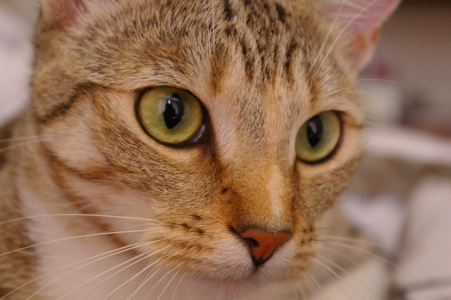
#> input picture cat_cv.tif, 451 x 300 px, found by its file name
$ jupyter execute --allow-errors '02_03_Geometric Transformations of Images.ipynb'
#> lines starting #> are read from the running program, lines starting #| are printed output that depends on the picture
# Geometric Transformations of Images
이미지의 기하학적 변환

## Goals

* Learn to apply different geometric transformation to images like translation, rotation, affine transformation etc.
* You will see these functions: `cv2.getPerspectiveTransform`

## Transformations

> ## Trnasformation이란?
> The function to conver an specific coordinate **x** into other coodinate system **x'**
특정한 좌표를 다른 좌표계로

* Rigid-body transformation : size and angle are preserved. (i.e., **Translation**, **Rotation**)
크기와 각도 보존(이동, 회전)
* Similarity transformation : angle is preserved but size can be changed. (i.e., **Scaling**)
각도는 보존 되나 크기가 달라짐(크기 조정).
* Linear transformation : Function to mapping on the vector space. It specifies homogeniety and addivity.
선형변환. 유사 변환에 크기변환,반사,기울임이 추가되고 이동변환이 제외 된다.(linear는 원점으로 가게됨.)
* Affine transformation : Linear transfomation + Translation. Function between affine spaces which preserves points, straight lines and planes.
(linear에 가장 기본적인 translation을 포함한게 affine)
여기까지는 직선은 직선으로 보전, 평행선은 평행선으로 보전됨.
* Perspective transformation (원근변환) : Affine transformation w/o the property to keep parallel lines
변환 전의 평행한 선은 변환 후 유지될 수도 있고 안될 수도 있다.
기하학적인 변환.

OpenCV provides two transformation functions,
* `cv2.warpAffine` and
Rigid, Similarity, Linear, Affine 가능
* `cv2.warpPerspective`, with which you can have all kinds of transformations.
perspective transformation 가능

`cv2.warpAffine` takes a 2x3 transformation matrix while `cv2.warpPerspective` takes a 3x3 transformation matrix as input.

translation => x축으로 a만큼, y축으로 b만큼, z축으로 c만큼 움직였다. ==> 세개의 파라미터만 있으면 됨. +rotation도 표현 가능.
2*3 이라는게 6개만 있으면(3쌍) 다 처리 가능.
=> 이 점은 여기로 갔고, 이 점은 저기로 갔고, 이 점은 쪼기로 갔어. 라는 식으로 3개의 점만 있으면 됨.
perspective는 6개의 자유도는 부족하므로 3*3인 자유도 9(실질적으로는 9-1(확대제외))로 표현 가능. 8개의 자유도를 가진다고 할 수 있음(4쌍)
=>4개의 점 필요

Warping Transformation => 직선이 곡선으로 바뀜. 비선형성.

## Scaling

Scaling is just 'resizing' of the image.

OpenCV comes with a function `cv2.resize()` for this purpose.

> **cv2.resize(img, dsize, fx, fy, interpolation)**
> * img : source image
> * dsize : desired size (specified manually), tuple (width,height)
희망하는 사이즈
> * fx : scale factor along the horizontal axis
수평
> * fy : scale factor along the vertical axis
수직
> * interpolation
보간법.  알고 있는 데이터 값들을 이용하여 모르는 값을 추정하는 방법의 한 종류

The size of the image can be specified manually, or you can specify **the scaling factor**.

Different **interpolation method**s are used.
  Preferable interpolation methods are `cv2.INTER_AREA` for **shrinking** and `cv2.INTER_CUBIC` (slow) & `cv2.INTER_LINEAR` for **zooming**.
  INTER_AREA는 가장 많이 씀. 퀄리티 괜찮음.
  shrinking(줄이기) zooming(확대축소)
  By default, interpolation method used is `cv2.INTER_LINEAR` for all resizing purposes.

  Various interpolation alogrithms are provided by opencv as follows;
  * cv2.INTER_AREA
    * It is perferred for shrinking the image size.
    shrinking 전용
  * cv2.INTER_LINEAR
    * default algorithm.
    * It is commonly used for zooming.
  * cv2.INTER_CUBIC
    * It is used for zooming with a better quality but slow.
  * cv2.INTER_NEAREST
    * Very fast but quaility is not good.
    가장 가까운 값으로 치환. 실질적으로 많이 쓰지 않음.

You can resize an input image either of following methods:

[cell 1]
import cv2
import numpy as np

img = cv2.imread('cat_cv.tif')
#> img is the input picture: shape (300, 451, 3); mean B, G, R 86.8, 111.4, 147.7

height,width,channel = img.shape
#> height = 300; width = 451; channel = 3
# height, width = img.shape[:2] #두개로 쓰겠다. 라는 뜻.

#-------------------
print("original dimension : ({}, {}, {})".format(height,width,channel))
#| original dimension : (300, 451, 3)
cv2.imshow('img',img)
zoomed_cat = cv2.resize(img,None,fx=2, fy=2, interpolation = cv2.INTER_CUBIC)
#가로 2배, 세로 2배로 늘어남.(=> 면적 4배)
#[[2,0,0],
#[0,2,0]]) 을 사용한다는 의미.

#OR

zoomed_cat2 = cv2.resize(img,(3*width, 3*height), interpolation = cv2.INTER_CUBIC)
#It is used for zooming with a better quality but slow.
#-------------------

print("modified dimension :",zoomed_cat.shape)
#| modified dimension : (600, 902, 3)
cv2.imshow('zoomed_cat2',zoomed_cat2)
# cv2_imshow(zoomed_cat)

zoomed_cat2_NN = cv2.resize(img, (2*width,2*height), interpolation = cv2.INTER_NEAREST)
#Very fast but quaility is not good. 눈 보면 티남.
cv2.imshow('zoomed_cat2_NN',zoomed_cat2_NN)
#cv2_imshow(zoomed_cat_NN)

cv2.waitKey(0)
cv2.destroyAllWindows()

[cell 2]
import cv2
import numpy as np

img = cv2.imread('cat_cv.tif', 0)
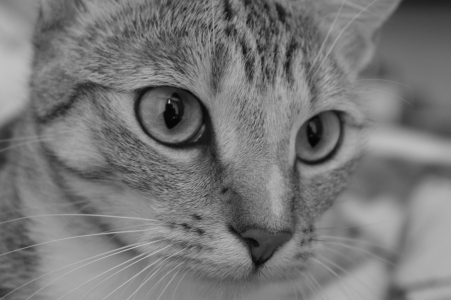
#> img: shape (300, 451); min 4, max 194, mean 119.5

def custom_zoom(src, x):
    height, width = img.shape[:2]
    zoomed_cat_NN = cv2.resize(img,None,fx=x, fy=x, interpolation = cv2.INTER_NEAREST)
    return zoomed_cat_NN

zoomed_cat2 = custom_zoom(img, 1.5)

cv2.imshow('img',img)
cv2.imshow('zoomed_cat2',zoomed_cat2)
cv2.waitKey(0)
cv2.destroyAllWindows()

## Review : Cropping

In opencv, cropping is provided by using the slicing of python. Slicing an array is just taking the array values within pariticular index range.

[cell 3]
import matplotlib.pyplot as plt

zoomed_cat_NN = cv2.resize(img, (2*width,2*height), interpolation = cv2.INTER_NEAREST)
#> zoomed_cat_NN: shape (600, 902)
#위에서 정의 안해줘서 2배로 새로 정의해줌

zoomed_cat = cv2.cvtColor(zoomed_cat,cv2.COLOR_RGB2BGR)
zoomed_cat_NN = cv2.cvtColor(zoomed_cat_NN,cv2.COLOR_RGB2BGR)
#> zoomed_cat_NN: shape (600, 902, 3)

cropped_img0 = zoomed_cat[150:300,250:450]
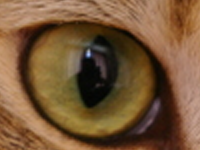
#> cropped_img0: shape (150, 200, 3); mean R, G, B 118.5, 86.7, 55.5
#cv2_imshow(cropped_img0)
cropped_img1 = zoomed_cat_NN[150:300,250:450]
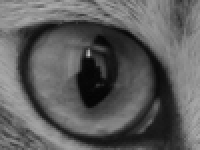
#> cropped_img1: shape (150, 200, 3); min 4, max 185, mean 92.7
#cv2_imshow(cropped_img1)

plt.figure(figsize=(12,12))
plt.subplot(121); plt.imshow(cropped_img0) # expects distored color
plt.subplot(122); plt.imshow(cropped_img1) # expects true color
#화질은 cat>NN 따라서 img0>>img1(왼쪽이 화질이 더 좋음.)
plt.show()
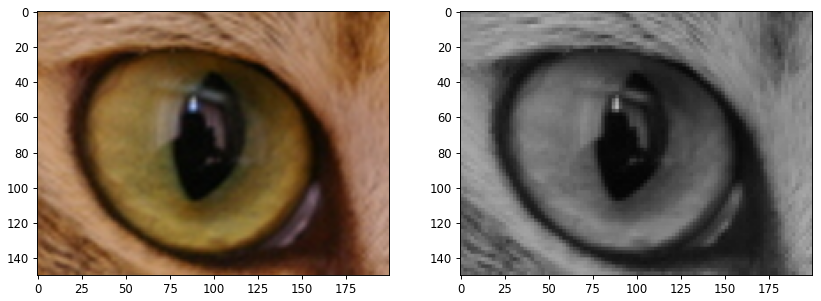
#> figure drawn by matplotlib, 2 panels


#--------------------------------------
# be careful to modify the cropped img.
tmp = cropped_img0.copy()
cropped_img0[:]=0
#> cropped_img0: shape (150, 200, 3); every value is 0
#크롭한 부분을 0으로 만듦.(검은색) 255로 하면 흰색됨.

#cv2_imshow(zoomed_cat)
#cv2_imshow(tmp)
plt.imshow(zoomed_cat)
plt.show()
plt.imshow(tmp)
#크롭된 부분만 보여줌.
plt.show()

zoomed_cat[150:300,250:450]=tmp
#크롭한 부분을 크롭된 사진에 합침=> 원본상태로 돌아감
#cv2_imshow(zoomed_cat)
plt.imshow(zoomed_cat)
plt.show()

## Translation
이동

Translation is the shifting of object’s location. If you know the shift in $(x,y)$ direction, let it be $(t_x,t_y)$, you can create the transformation matrix $\textbf{M}$ as follows:

$$
M = \begin{bmatrix}
1 & 0 & t_x \\
0 & 1 & t_y
\end{bmatrix}
$$
제일 아래 날라간 행렬은 0 0 1

You can take make it into a **Numpy array of type** `np.float32` and pass it into `cv2.warpAffine()` function.
계산결과값이 실수가 될 수 있기 때문에 float 사용

See below example for a shift of (100,50):

[cell 4]
import cv2
import numpy as np

img = cv2.imread('cat_cv.tif',0)
rows,cols = img.shape
#> rows = 300; cols = 451

M = np.float32([[1,0,100],
                [0,1,50]])
#t_x가 100 t_y가 50인 상태
#가로로 100만큼, 세로로 50만큼 이동
#음수도 가능. 양수는 오른쪽으로 이동 음수는 왼쪽으로 이동
#이동한 다른 부분은 빈칸으로 나옴.


dst = cv2.warpAffine(img,M,(cols,rows))

cv2.imshow('img',dst)
cv2.waitKey(0)
cv2.destroyAllWindows()

[cell 5]
from skimage import data
from skimage import img_as_ubyte,img_as_float
import cv2
import numpy as np
import matplotlib.pyplot as plt

astro = data.astronaut() # take the test image of astro!
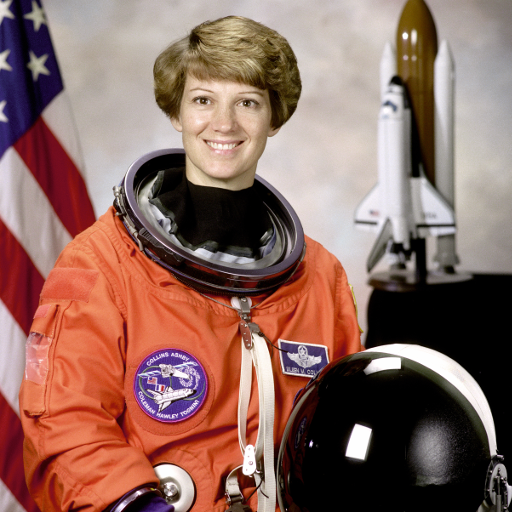
#> input picture skimage.data.astronaut(), 512 x 512 px
#> astro is the input picture: shape (512, 512, 3); mean R, G, B 141.6, 105.8, 96.5
img = cv2.cvtColor(astro, cv2.COLOR_RGB2GRAY)
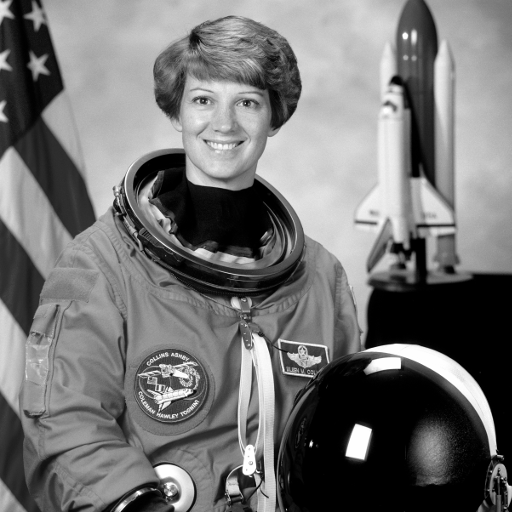
#> img: shape (512, 512); min 0, max 255, mean 115.4
# img = cv2.imread('cat_cv.tif',0)

rows,cols = img.shape
#> rows = 512; cols = 512

def move(x, y):
  M = np.float32([[1,0,x],
                [0,1,y]])
  return M

dst = cv2.warpAffine(img,move(100,30),(cols,rows))
#> dst: shape (512, 512)

# cv2.imshow('img',dst)
# cv2.waitKey(0)
# cv2.destroyAllWindows()
plt.figure(figsize=(12,12))
plt.subplot(121); plt.imshow(img, cmap='gray'), plt.axis('off')
plt.subplot(122); plt.imshow(dst, cmap='gray'), plt.axis('off')
plt.show()

## Rotation
회전

Rotation of an image for an angle $\theta$ can also be done using `wrapAffine()`--only the transformation matrix changes.

The transformation matrix for the rotation is as follows:

$$
M = \begin{bmatrix}
cos\theta & -sin\theta \\
sin\theta & cos\theta
\end{bmatrix}
$$
꼬마신신고
이건 원점을 기준으로 변환이 됨. =>원점은 왼쪽 아래 꼭짓점

But OpenCV provides scaled rotation with adjustable center of rotation so that you can rotate at any location you prefer. Modified transformation matrix is given by

$$
\begin{bmatrix}
\alpha &  \beta & (1- \alpha )  \cdot center.x -  \beta \cdot center.y \\
- \beta &  \alpha &  \beta \cdot center.x + (1- \alpha )  \cdot center.y
\end{bmatrix}
$$
회전변환을 지정한  세타가 원점이 되게 만들고, 회전을 시키고, 다시 역변환을 해서 제자리도 돌아오게 만드는 과정이 합쳐져 있음.
where:

$$
\begin{array}{l}
\alpha =  scale \cdot \cos \theta , \\
\beta =  scale \cdot \sin \theta
\end{array}
$$
이 식은 scale 까지 포함되어있음.

To find this transformation matrix, OpenCV provides a function, `cv2.getRotationMatrix2D`.
It takes the center for rotation, angle of rotation, and scaling factor as input.
중심에서 회전 각에서 회전, 비례축소요소

Check below example which rotates the image by 90 degree with respect to center without any scaling.

[cell 6]
img = cv2.imread('cat_cv.tif',0)
rows,cols = img.shape # there is no channel
#> rows = 300; cols = 451

M = cv2.getRotationMatrix2D((cols/2,rows/2),90,1)
#반시계방향으로 90도 회전
#-90 시 시계방향으로 90도 회전.
#그림회전 = cv2.getRotationMatrix2D(회전중심, 회전각도, 1) # 1은 확대/축소값
#cols/2, rows/2 니까 중심을 기준으로 확대 없이 90도 회전한 것.

dst = cv2.warpAffine(img,M,(cols,rows))
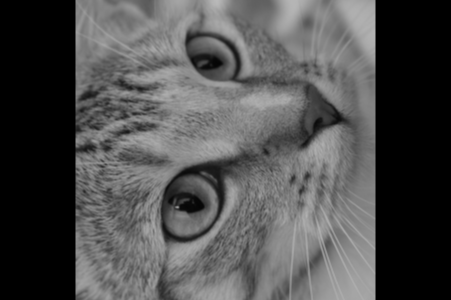
#> dst: shape (300, 451); min 0, max 185, mean 78.2
#회전결과 = cv2.warpAffine(그림RGB, 그림회전, (새세로, 새가로))
cv2.imshow('original img', img)
cv2.imshow('img',dst)
cv2.waitKey(0)
cv2.destroyAllWindows()

[cell 7]
def custom_rotate(tempimg, x):
    if len(tempimg.shape) == 3 : #for color image
        rows, cols,_=tempimg.shape
    else: #for grayscale image
        rows,cols = tempimg.shape # there is no channel
    #------------------------------------
    # getRotationMatrix2D
    # the rotation center is given by Tupple.
    # (center.x cneter.y), rotation degree, scale
    M = cv2.getRotationMatrix2D((cols/2,rows/2),x,1)
    tempdst = cv2.warpAffine(tempimg,M,(cols,rows))
    return tempdst

img = cv2.imread('cat_cv.tif',0)
img2 = data.astronaut()
dst = custom_rotate(img2, 10)
#> in custom_rotate, `tempdst = cv2.warpAffine(tempimg,M,(cols,rows))`:
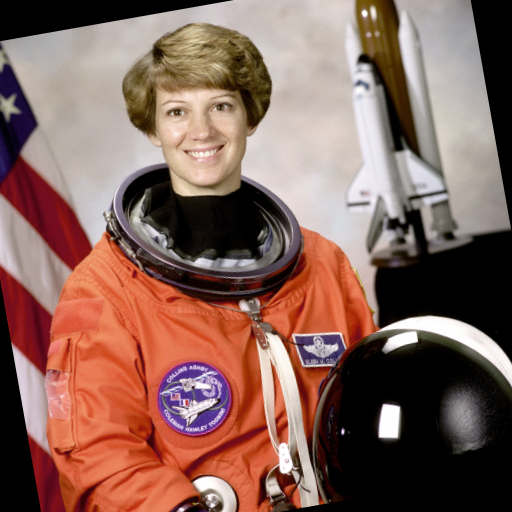
#> tempdst: shape (512, 512, 3); mean R, G, B 134, 100.1, 90.6

# cv2.imshow('img',dst)
# cv2.waitKey(0)
# cv2.destroyAllWindows()

plt.figure(figsize=(12,12))
plt.subplot(121); plt.imshow(img, cmap='gray'), plt.axis('off')
plt.subplot(122); plt.imshow(dst, cmap='gray'), plt.axis('off')
plt.show()

## Affine Transformation
아핀 변환 행렬을 찾으려면 입력 이미지의 3점과 대응하는 출력 이미지의 3점이 필요하다.
In affine transformation, all parallel lines in the original image will still be parallel in the output image.
평행선->평행선

To find the transformation matrix, we need **three points** from input image and their corresponding locations in output image.

Then `cv2.getAffineTransform` will create a 2x3 matrix which is to be passed to `cv2.warpAffine`.

Check below example, and also look at the points I selected (which are marked in Green color):

[cell 8]
import cv2
import matplotlib.pyplot as plt

img = cv2.imread('drawing.png')
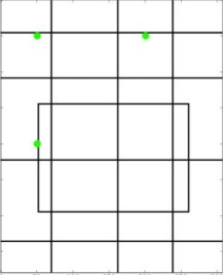
#> input picture drawing.png, 223 x 275 px, found by its file name
#> img is the input picture: shape (275, 223, 3); mean B, G, R 239.3, 239.8, 239.4
rows,cols,ch = img.shape
#> rows = 275; cols = 223; ch = 3

pts1 = np.float32([[38,38],[145,38],[38,145]])
pts2 = np.float32([[10,100],[200,50],[100,250]])
#(38,38)을 (10,100)에 매칭.
#(145,38)을 (200,50)에 매칭.
#(38,145)을 (100,250)에 매칭.
#그래서 입력 이미지 3과 대응하는 출력 이미지 3이 필요한 것.

M = cv2.getAffineTransform(pts1,pts2)

dst = cv2.warpAffine(img,M,(cols,rows))
#> dst: shape (275, 223, 3)
#row 행 column 열
plt.subplot(121),plt.imshow(img),plt.title('Input')
plt.subplot(122),plt.imshow(dst),plt.title('Output')
#subplot(121)=>1행 2열의 1번째 index
plt.show()
#> figure, not shown here; B, G, R data is drawn as R, G, B

[cell 9]
#00_03 Mouse as Paint-Brush 참고

import cv2
import numpy as np

points = []

# 왼쪽 상단, 오른쪽 상단, 왼쪽 하단, 오른쪽 하단 순으로 클릭하시오.

# mouse callback function
def draw_circle(event,x,y,flags,param):
    if event == cv2.EVENT_LBUTTONDBLCLK: # double click event!
        global points
        cv2.circle(img,(x,y),10,(255,0,0),-1) #(255,0,0)BGR기준 파란색, 닫힌 도형에서 -1은 도형 채우기. 디폴트 값 1(채우기는 없고 선만 존재), 10=>원 크기. 반지름
        print(x,y)
        points.append([x,y])


# Create a black image, a window and bind the function to window
img = cv2.imread('drawing.png')
rows,cols,ch = img.shape
cv2.namedWindow('image')
cv2.setMouseCallback('image',draw_circle)

while(1):
    cv2.imshow('image',img)
    if cv2.waitKey(20) & 0xFF == 27: # enter ESC
#> (key Esc is pressed here)
        break
    if len(points) == 3:#점이 세개가 되면
        pts1 = np.float32(points)
        pts2 = np.float32([[10,100],[200,50],[100,250]])#매칭
        M = cv2.getAffineTransform(pts1,pts2)
        dst = cv2.warpAffine(img,M,(cols,rows))
        cv2.imshow('after',dst)

cv2.destroyAllWindows()

## Perspective Transformation
원근 변환

For perspective transformation, you need a 3x3 transformation matrix.

Straight lines will remain straight even after the transformation.
* Perspective(원근법) 변환은 선의 성질만 유지(직선은 변환 후에도 직선)
* 단, 선의 평행성은 유지가 되지 않음

To find this transformation matrix, you need 4 points on the input image and corresponding points on the output image.
* Among these 4 points, 3 of them should not be collinear.
4개중 3개가 동일선상에 있으면 안됨.

Then transformation matrix can be found by the function `cv2.getPerspectiveTransform`.

Then apply `cv2.warpPerspective` with this 3x3 transformation matrix.

See the code below:

[cell 10]
import cv2
import numpy as np
from matplotlib import pyplot as plt

img = cv2.imread('Railroad-Tracks-Perspective.jpg')
# [x,y] 좌표점을 4x2의 행렬로 작성
# 좌표점은 좌상->좌하->우상->우하
pts1 = np.float32([[504,1003],[243,1525],[1000,1000],[1280,1685]])

# 좌표의 이동점
pts2 = np.float32([[10,10],[10,1000],[1000,10],[1000,1000]])
#똑바로 펴기 위한 좌표임

# pts1의 좌표에 표시. perspective 변환 후 이동 점 확인.
cv2.circle(img, (504,1003), 20, (255,0,0),-1)#R
cv2.circle(img, (243,1524), 20, (0,255,0),-1)#G
cv2.circle(img, (1000,1000), 20, (0,0,255),-1)#B
cv2.circle(img, (1280,1685), 20, (0,0,0),-1)#검은색

M = cv2.getPerspectiveTransform(pts1, pts2)

#> (the rest of this cell did not finish here and is left out)

[cell 11]
img = cv2.imread('sudokusmall.png')
#> (the rest of this cell did not finish here and is left out)

[cell 12]
import cv2
import numpy as np

points = []

# 왼쪽 상단, 오른쪽 상단, 왼쪽 하단, 오른쪽 하단 순으로 클릭하시오.

# mouse callback function
def draw_circle(event,x,y,flags,param):
    if event == cv2.EVENT_LBUTTONDBLCLK:
        global points
        cv2.circle(img,(x,y),10,(255,0,0),-1)
        print(x,y)
        points.append([x,y])


# Create a black image, a window and bind the function to window
img = cv2.imread('sudoku.png')
cv2.namedWindow('image')
cv2.setMouseCallback('image',draw_circle)

while(1):
    cv2.imshow('image',img)
    if cv2.waitKey(20) & 0xFF == 27: # enter ESC
#> (key Esc is pressed here)
        break
    if len(points) == 4:
        pts1 = np.float32(points)
        pts2 = np.float32([[0,0],[300,0],[0,300],[300,300]])
        M = cv2.getPerspectiveTransform(pts1,pts2)
        dst = cv2.warpPerspective(img,M,(300,300))
        cv2.imshow('after',dst)

cv2.destroyAllWindows()

[cell 13]
'''
input: the image that you want rotated.
output: the Mat object to put the resulting file in.
alpha: the rotation around the x axis
beta: the rotation around the y axis
gamma: the rotation around the z axis (basically a 2D rotation)
dx: translation along the x axis
dy: translation along the y axis
dz: translation along the z axis (distance between lens and the object) (commonly use 200)
f: focal distance (distance between lens and image, a smaller number exaggerates the effect)

Author : Michael Jepson
Original src : C++
Original src's URL : http://jepsonsblog.blogspot.com/2012/11/rotation-in-3d-using-opencvs.html
'''
def rotateImage(input, alpha, beta, gamma, dx, dy, dz, f):
    #alpha = (alpha - 90.)*np.pi/180.;
    #beta = (beta - 90.)*np.pi/180.;
    #gamma = (gamma - 90.)*np.pi/180.;
    alpha = (alpha)*np.pi/180.;
    beta = (beta)*np.pi/180.;
    gamma = (gamma)*np.pi/180.;


    # get width and height for ease of use in matrices
    h,w = input.shape[:2]
    print('height:',h,'width:',w)

    # Projection 2D -> 3D matrix
    A1 = np.array([
        [1,0,-w/2.],
        [0,1,-h/2.],
        [0,0,0],
        [0,0,1]])

    # Rotation matrices around the X, Y, and Z axis
    RX = np.array([
        [1,0,0,0],
        [0,np.cos(alpha),-np.sin(alpha),0],
        [0,np.sin(alpha), np.cos(alpha),0],
        [0,0,0,1]])

    RY = np.array([
        [np.cos(beta),0,-np.sin(beta),0],
        [0           ,1,            0,0],
        [np.sin(beta),0, np.cos(beta),0],
        [0,0,0,1]])

    RZ = np.array([
        [np.cos(gamma),-np.sin(gamma),0,0],
        [np.sin(gamma), np.cos(gamma),0,0],
        [0           ,0,            1,0],
        [0,0,0,1]])

    # Composed rotation matrix with (RX, RY, RZ)
    R = np.dot(RZ,np.dot(RY,RX))
    R2 = RZ@RY@RX#@은 매트릭스 곱
    if not(np.array_equal(R2,R)):
        print(R2-R)

    # Translation matrix
    T = np.array([
        [1,0,0,dx],
        [0,1,0,dy],
        [0,0,1,dz],
        [0,0,0,1]])

    A2 = np.array([#3D에서 2D로
        [f,0,w/2.,0],
        [0,f,h/2.,0],
        [0,0,1,0]])

    # Final transformation matrix
    M2 = np.dot(A2,np.dot(T,np.dot(R,A1)))
    M = A2 @ (T @ (R @ A1))
    if not(np.array_equal(M2,M)):
        print(M2-M)
    print(M)#최종 매트릭스 M


    dst = cv2.warpPerspective(img,M,(w,h))
    return dst


img = cv2.imread('cat_cv.tif',0)
h,w = img.shape[:2]
#> h = 300; w = 451

dst = rotateImage(img,0,0,0,0,0,150,100)#x, y, z 축 x, y, z축
#| height: 300 width: 451
#| [[  100.     0. 11275.]
#|  [    0.   100.  7500.]
#|  [    0.     0.   150.]]
#> in rotateImage, `dst = cv2.warpPerspective(img,M,(w,h))`:
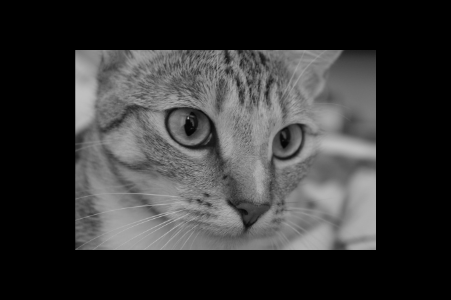
#> dst: shape (300, 451); min 0, max 194, mean 53.1

plt.figure(figsize=(20,10))
plt.subplot(121),plt.imshow(img),plt.title('Input')
plt.xticks([]);plt.yticks([])
plt.subplot(122),plt.imshow(dst),plt.title('Output')
plt.xticks([]);plt.yticks([])
plt.show()
